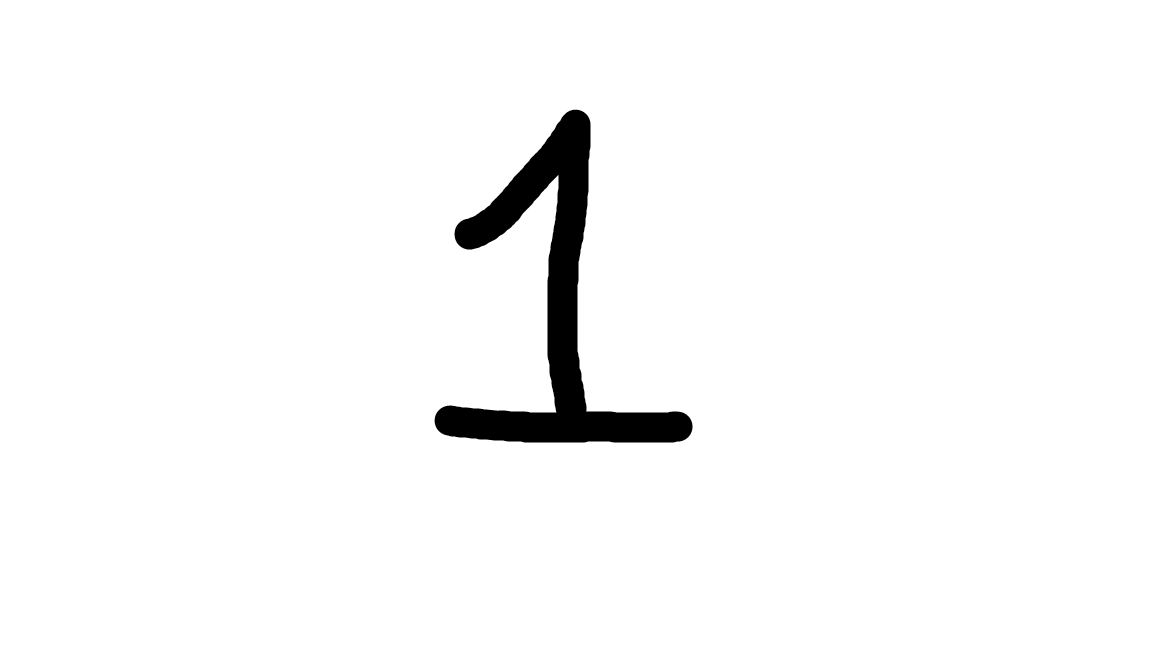
#> input picture digit.png, 1152 x 648 px
$ python -i predict_image.py   (imports and definitions only)
#> lines starting #> are read from the running program, lines starting #| are printed output that depends on the picture; after the words box and inside, x2 and y2 are one past the last pixel; in counts of white or black regions, pixels touching at a corner belong together
import argparse
from pathlib import Path

import numpy as np
from PIL import Image, ImageOps
import joblib
import matplotlib.pyplot as plt
from skimage.filters import threshold_otsu
from skimage.morphology import dilation, footprint_rectangle
from scipy.ndimage import center_of_mass

def preprocess_image_to_digits_space(img_path: Path, show_steps: bool = False) -> np.ndarray:
    # 1) Yükle ve griye çevir
#> called with img_path = 'digit.png', show_steps = False
    img = Image.open(img_path).convert("L")

    # 2) Kontrast ve gerekli ise tersleme
    img_eq = ImageOps.autocontrast(img, cutoff=2)
    arr = np.asarray(img_eq, dtype=np.float32)

    # 3) Otsu ile binarize (arka plan/siyah-beyaz ayrımı)
    t = threshold_otsu(arr)
#> t = 127
    # arka planı siyah, rakamı beyaz yap
    bin_img = (arr > t).astype(np.uint8)  # 0/1
#> bin_img: shape (648, 1152); values 0 (black) and 1 (white), 97.2% white; 1 black region, box (x1, y1, x2, y2) and area: (435, 110, 693, 443) 21208

    # Ortalama çok karanlıksa tersle
    if bin_img.mean() < 0.5:
        bin_img = 1 - bin_img

    # 4) Rakamı biraz kalınlaştır (ince çizimler için çok işe yarar)
    from skimage.morphology import dilation, footprint_rectangle
    bin_img = dilation(bin_img, footprint_rectangle((3, 3)))  # DOĞRU: 3x3 kare çekirdek
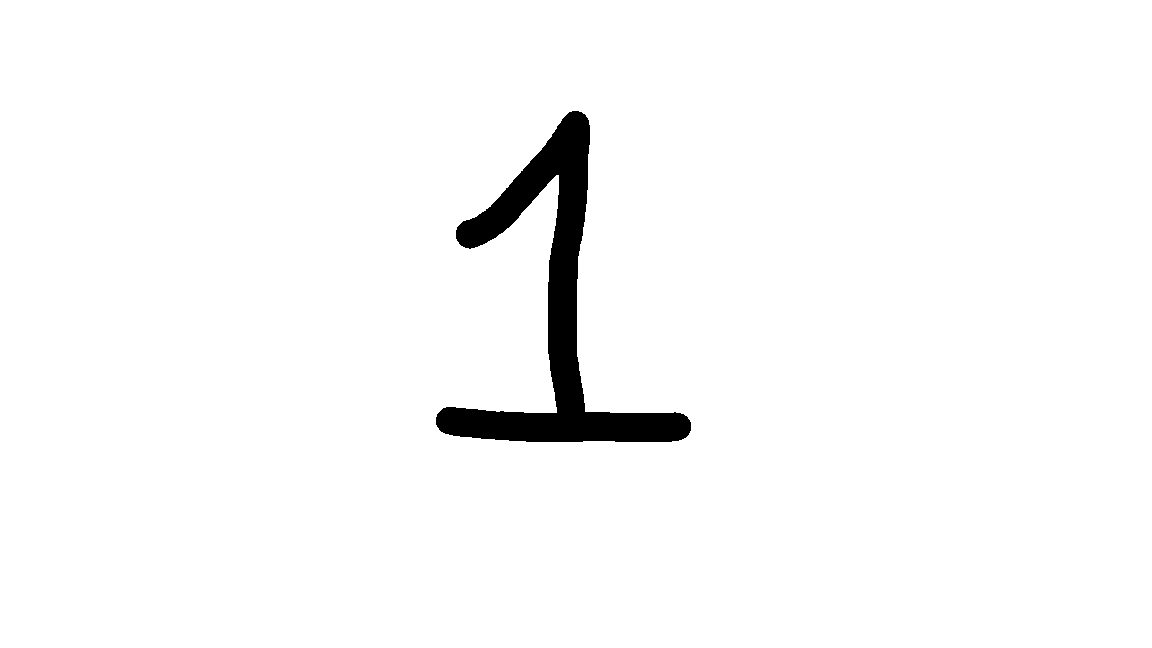
#> bin_img: shape (648, 1152); values 0 (black) and 1 (white), 97.4% white; 1 black region, box (x1, y1, x2, y2) and area: (436, 111, 691, 442) 19612

    # 5) Bounding box ile kırp
    coords = np.argwhere(bin_img > 0)
#> coords = 726884 pairs, first value 0 to 647, second value 0 to 1151
    if coords.size == 0:
        # boş resim koruması
        square_img = Image.fromarray((bin_img * 255).astype(np.uint8))
    else:
        y0, x0 = coords.min(axis=0)
#> y0 = 0; x0 = 0
        y1, x1 = coords.max(axis=0) + 1
#> y1 = 648; x1 = 1152
        crop = bin_img[y0:y1, x0:x1]

        # 6) Kare tuvale pad’le (orantı koru)
        h, w = crop.shape
#> h = 648; w = 1152
        s = max(h, w)
#> s = 1152
        square_arr = np.zeros((s, s), dtype=np.uint8)
        y_off = (s - h) // 2
#> y_off = 252
        x_off = (s - w) // 2
#> x_off = 0
        square_arr[y_off:y_off+h, x_off:x_off+w] = crop
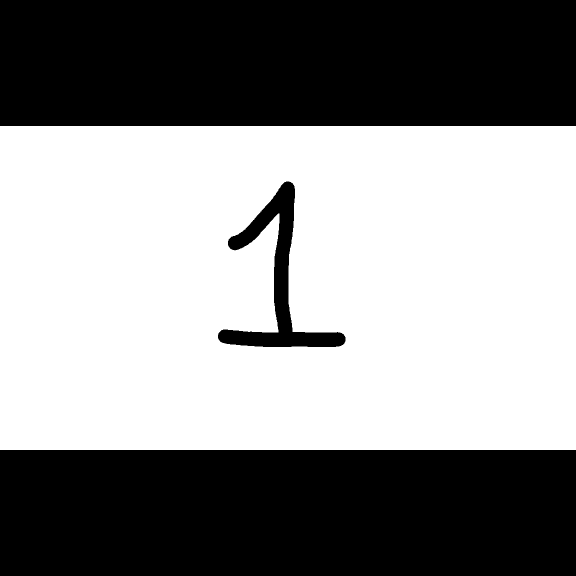
#> square_arr: shape (1152, 1152) (shown at 1/2 size); values 0 (black) and 1 (white), 54.8% white; 3 black regions, box (x1, y1, x2, y2) and area: (0, 0, 1152, 252) 290304, (0, 900, 1152, 1152) 290304, (436, 363, 691, 694) 19612

        # 7) Kütle merkeziyle hafif hizalama (ortalamaya getir)
        cy, cx = center_of_mass(square_arr)
#> cy = 575.9; cx = 576
        ty = int(round(s/2 - cy))
#> ty = 0
        tx = int(round(s/2 - cx))
#> tx = 0
        square_arr = np.roll(square_arr, shift=(ty, tx), axis=(0, 1))

        square_img = Image.fromarray((square_arr * 255).astype(np.uint8))

    # 8) 8×8’e indir
    img_8 = square_img.resize((8, 8), Image.Resampling.LANCZOS)

    # 9) 0..255 -> 0..16 ölçeği
    arr8 = np.asarray(img_8, dtype=np.float32)
    arr8 = np.clip(arr8 / 255.0 * 16.0, 0, 16)

    if show_steps:
        fig, axes = plt.subplots(1, 4, figsize=(8, 2))
        axes[0].imshow(img, cmap="gray"); axes[0].set_title("Original"); axes[0].axis("off")
        axes[1].imshow(img_eq, cmap="gray"); axes[1].set_title("Auto-contrast"); axes[1].axis("off")
        axes[2].imshow(square_img, cmap="gray"); axes[2].set_title("Centered+Thick"); axes[2].axis("off")
        axes[3].imshow(arr8, cmap="gray"); axes[3].set_title("8×8 (0..16)"); axes[3].axis("off")
        plt.tight_layout(); plt.show()

    return arr8.reshape(1, -1)

def main():
    parser = argparse.ArgumentParser(description="Çizdiğin rakamı (PNG/JPG) tahmin et")
    parser.add_argument("--image", "-i", type=str, required=True, help="Görüntü yolu (PNG/JPG)")
    parser.add_argument("--model", "-m", type=str, default="models/digits_logreg.joblib", help="Model yolu")
    parser.add_argument("--show", action="store_true", help="Önişleme adımlarını göster")
    args = parser.parse_args()

    model_path = Path(args.model)
    if not model_path.exists():
        raise FileNotFoundError(f"Model bulunamadı: {model_path}. Önce main.py çalıştır.")

    clf = joblib.load(model_path)

    x = preprocess_image_to_digits_space(Path(args.image), show_steps=args.show)
    pred = clf.predict(x)[0]
    proba = clf.predict_proba(x)[0]

    print(f"Tahmin: {pred}")
    print("Olasılıklar (0..9):", [round(float(p), 3) for p in proba])

# [2 lines not run here, left out]

>>> result = preprocess_image_to_digits_space('digit.png')
